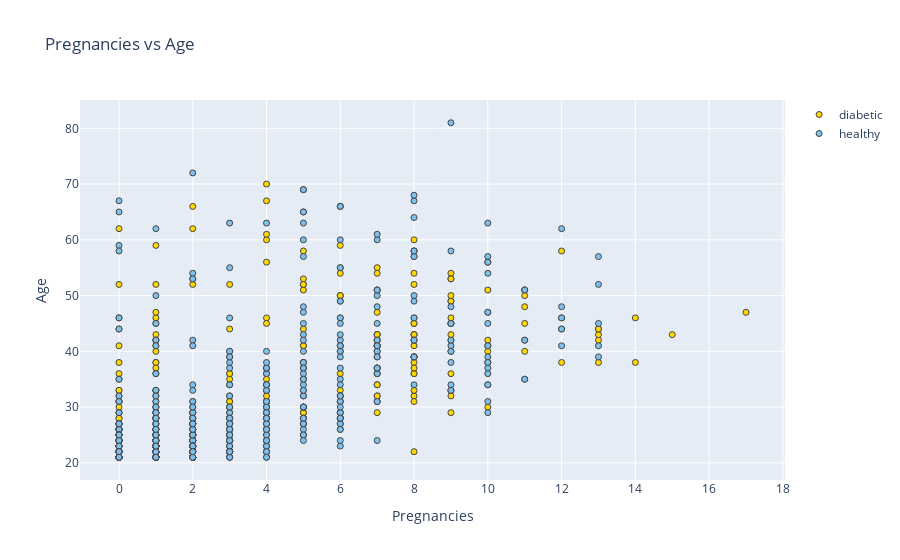

The notebook cell saved with this chart:
### Code cell
plot_feat1_feat2('Pregnancies','Age')

### Figure 1 — Plotly figure (JSON) as saved in the notebook; plotly's stock layout.template omitted (floating-point values rounded to 4 significant figures; data arrays with more than 128 entries replaced by an {"elided": "..."} marker saying what was removed)
{"data": [{"marker": {"color": "#FFD700", "line": {"width": 1}}, "mode": "markers", "name": "diabetic", "type": "scatter", "x": {"elided": "268 int values"}, "y": {"elided": "268 int values"}}, {"marker": {"color": "#7EC0EE", "line": {"width": 1}}, "mode": "markers", "name": "healthy", "type": "scatter", "x": {"elided": "500 int values"}, "y": {"elided": "500 int values"}}], "layout": {"title": {"text": "Pregnancies vs Age"}, "xaxis": {"title": {"text": "Pregnancies"}, "zeroline": false}, "yaxis": {"title": {"text": "Age"}, "zeroline": false}}}
